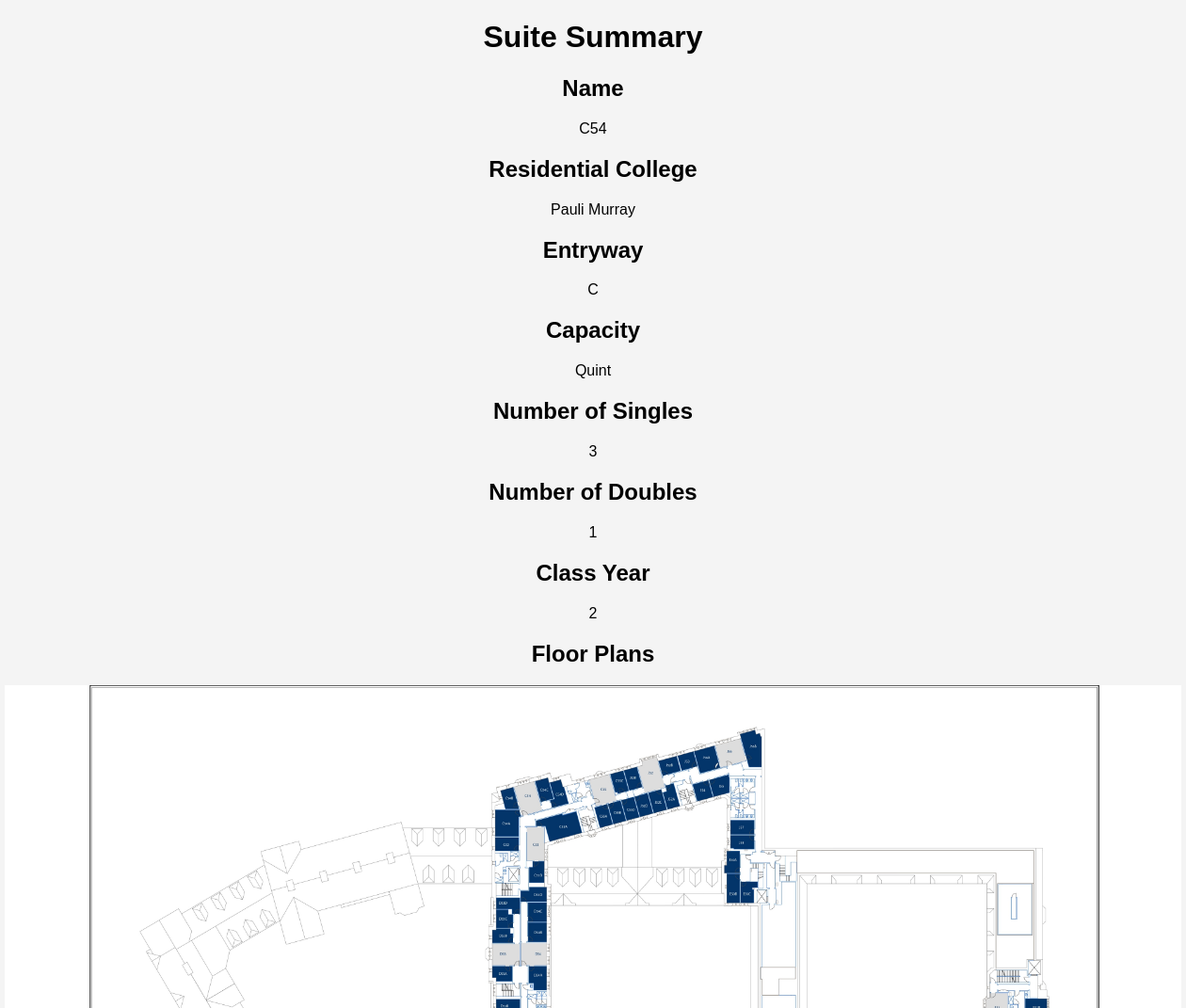
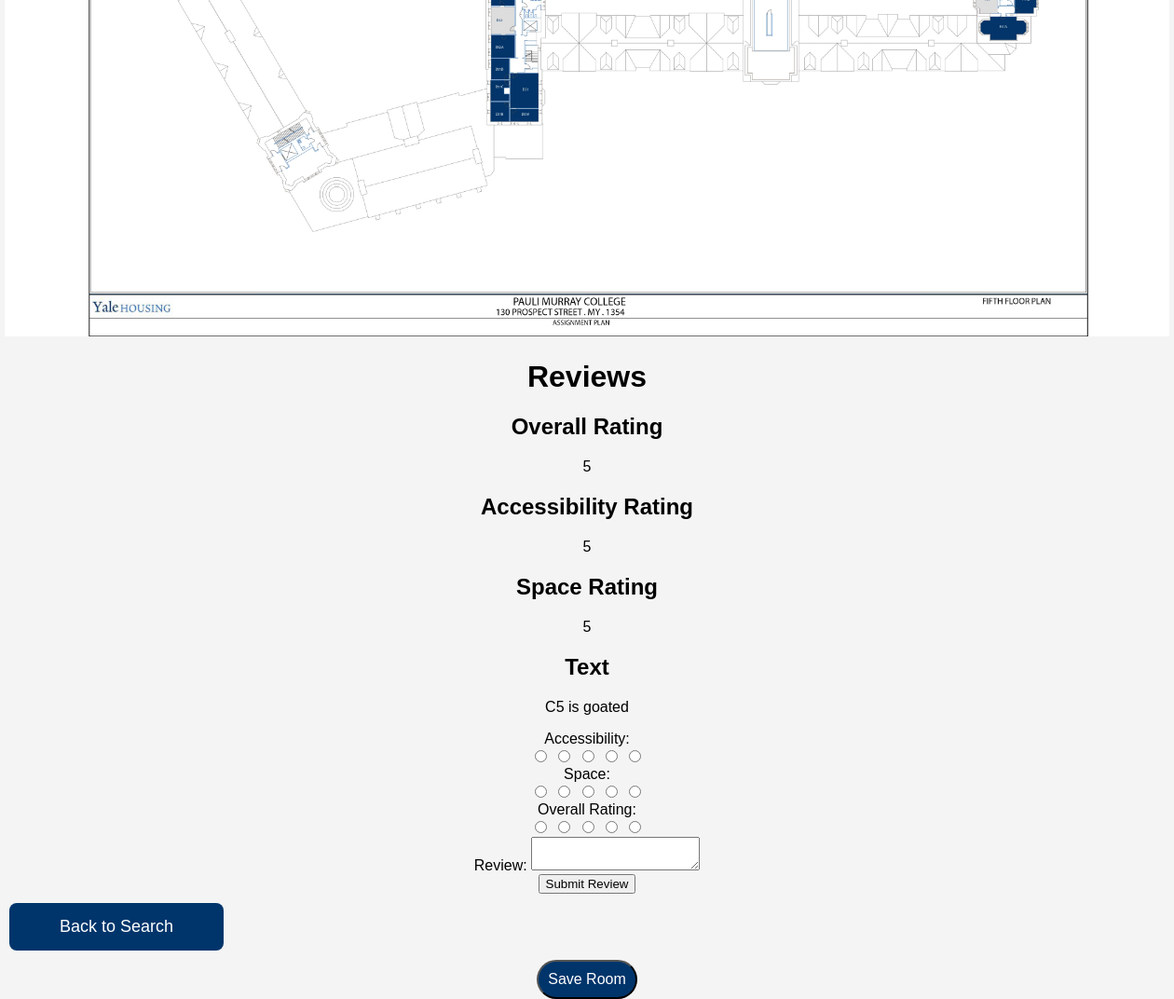
The page /summary/18 on the database its author committed (2 pictures, top to bottom).
### models/suite.py (models this page shows)
class Suite(Base):
    __tablename__ = "suites"
    id: Mapped[int] = mapped_column(Integer, primary_key=True, autoincrement=True)
    name: Mapped[str] = mapped_column(String)
    entryway: Mapped[str] = mapped_column(String)
    capacity: Mapped[int] = mapped_column(Integer)
    singles: Mapped[int] = mapped_column(Integer)
    doubles: Mapped[int] = mapped_column(Integer)
    year: Mapped[int] = mapped_column(Integer)
    resco_id: Mapped[int] = mapped_column(Integer, ForeignKey('rescos.id'))
    resco: Mapped["ResidentialCollege"] = relationship("ResidentialCollege", backref=backref("suite"))

### models/resco.py (models this page shows)
class ResidentialCollege(Base):
    __tablename__ = "rescos"
    id: Mapped[int] = mapped_column(Integer, primary_key=True, autoincrement=True)
    name: Mapped[str] = mapped_column(String)

### models/review.py (models this page shows)
class Review(Base):
    __tablename__ = "reviews"
    id: Mapped[int] = mapped_column(Integer, primary_key=True, autoincrement=True)
    review_text: Mapped[str] = mapped_column(String)
    type: Mapped[str] = mapped_column(String)
    overall_rating: Mapped[int] = mapped_column(Integer, CheckConstraint("overall_rating BETWEEN 1 AND 5"))
    accessibility_rating: Mapped[int] = mapped_column(Integer, CheckConstraint("accessibility_rating BETWEEN 1 AND 5"))
    space_rating: Mapped[int] = mapped_column(Integer, CheckConstraint("space_rating BETWEEN 1 AND 5"))
    user_id: Mapped[int] = mapped_column(Integer, ForeignKey("users.id"))
    user: Mapped[User] = relationship("User")
    __mapper_args__ = {
        "polymorphic_identity":"review",
        "polymorphic_on":type
    }

### roomtable.py (the view)
@app.route('/summary/<int:suite_id>', methods = ["GET", "POST"])
def summary(suite_id=None):
    query = db.session.query(Suite)
    review_query = db.session.query(SuiteReview)
    if request.method == "POST":
        if suite_id:
            user_id = session.get('net_id')
            db.save_suite(user_id, suite_id)
            return redirect(url_for('homepage'))
    if suite_id:
        query = query.filter(Suite.id == suite_id)
        review_query = review_query.filter(SuiteReview.suite_id == suite_id)
    suites = query.all()
    reviews = review_query.all()
    html = render_template('summary.html', suites=suites, reviews=reviews, suite_id=suite_id)
    response = make_response(html)
    return response

### templates/summary.html (shortened to what this page needs)
<!DOCTYPE html>
<html>
    <head>
        <link rel="stylesheet" href="{{ url_for('static', filename='styles.css') }}">
        <link rel="stylesheet" href="{{ url_for('static', filename='search.css') }}">
    </head>
    <body>
        <h1>Suite Summary</h1>
        {% for suite in suites %}
            <h2>Name</h2>
            <p>{{ suite.name }}</p>
            <h2>Residential College</h2>
            <p>{{ suite.resco.name }}</p>
            <h2>Entryway</h2>
            <p>{{ suite.entryway }}</p>
            <h2>Capacity</h2>
            <p>{{ suite.capacity }}</p>
            <h2>Number of Singles</h2>
            <p>{{ suite.singles }}</p>
            <h2>Number of Doubles</h2>
            <p>{{ suite.doubles }}</p>
            <h2>Class Year</h2>
            <p>{{ suite.year }}</p>
            <h2>Floor Plans</h2>
            <p>
            <img src="{{ url_for('static', filename='MY_Floor_' + suite.name[1] + '.jpg') }}" width="1250">
            </p>
        {% endfor %}
        <h1>Reviews</h1>
        {% if reviews %}
            {% for review in reviews %}
                <h2>Overall Rating</h2>
                <p>{{ review.overall_rating }}</p>
                <h2>Accessibility Rating</h2>
                <p>{{ review.accessibility_rating }}</p>
                <h2>Space Rating</h2>
                <p>{{ review.space_rating }}</p>
                <h2>Text</h2>
                {% if review.review_text %}
                    <p>{{ review.review_text }}</p>
                {% else %}
                    <p>N/A</p>
                {%endif%}
            {% endfor %}
        {% else %}
            <p>No reviews.</p>
        {% endif %}
        <form action="{{ url_for('review_suite', suite_id=suite_id) }}" method="POST">
                <label>Accessibility:</label>
                <div class="rating">
                    <label>
                        <input type="radio" name="accessibility" value="1" />
                    </label>
                    <label>
                        <input type="radio" name="accessibility" value="2" />
                    </label>
                    <label>
                        <input type="radio" name="accessibility" value="3" />
                    </label>
                    <label>
                        <input type="radio" name="accessibility" value="4" />
                    </label>
                    <label>
                        <input type="radio" name="accessibility" value="5" />
                    </label>
                </div>
                <label>Space:</label>
                <div class="rating">
                    <label>
                        <input type="radio" name="space" value="1" />
                    </label>
                    <label>
                        <input type="radio" name="space" value="2" />
                    </label>
                    <label>
                        <input type="radio" name="space" value="3" />
                    </label>
                    <label>
                        <input type="radio" name="space" value="4" />
                    </label>
                    <label>
                        <input type="radio" name="space" value="5" />
                    </label>
                </div>
                <label>Overall Rating:</label>
                <div class="rating">
                    <label>
                        <input type="radio" name="rating" value="1" />
                    </label>
                    <label>
                        <input type="radio" name="rating" value="2" />
                    </label>
                    <label>
                        <input type="radio" name="rating" value="3" />
                    </label>
                    <label>
                        <input type="radio" name="rating" value="4" />
                    </label>
                    <label>
                        <input type="radio" name="rating" value="5" />
                    </label>
                </div>
                <label for="review">Review:</label>
                <textarea name="review"></textarea><br>
                <input type="submit" value="Submit Review">
            </form>
        <a href="{{ url_for('search') }}" class = "nav-button">Back to Search</a>
        <form action="{{ url_for('summary', suite_id=suite_id) }}" method="POST">
            <button type="submit">Save Room</button>
        </form>
    </body>
</html>

### static/styles.css (style rules this page uses)
body { font-family: Arial, sans-serif; margin: 0; padding: 0; text-align: center; background-color: #f4f4f4; }
button { background-color: rgb(0, 53, 107); color: rgb(255, 255, 255); padding: 10px; font-size: 16px; border-radius: 25px; cursor: pointer; }
.nav-button { display: block; width: 200px; padding: 15px; margin: 10px; font-size: 18px; text-align: center; text-decoration: none; color: white; background-color: rgb(0, 53, 107); border-radius: 8px; transition: background 0.3s ease-in-out; }

### static/search.css (style rules this page uses)
:root { --yale-blue: #00356b; --yale-blue-hover: #002855; }

### rows shown on the page
Suite: name "C54", resco.name "Pauli Murray", entryway "C", capacity "Quint", singles "3", doubles "1", year "2"
Review: overall_rating "5", accessibility_rating "5", space_rating "5", review_text "C5 is goated"
